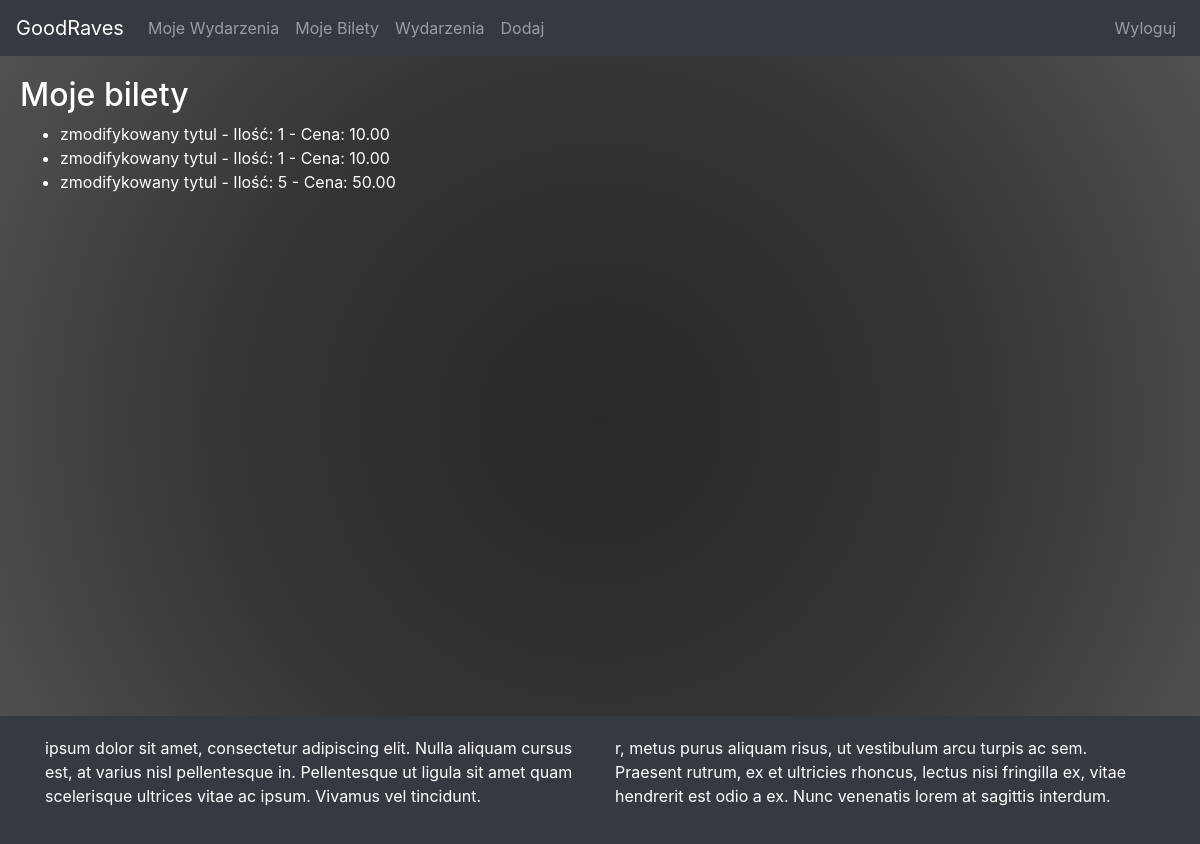
Before: /user_tickets/ (signed in) with the older database file.
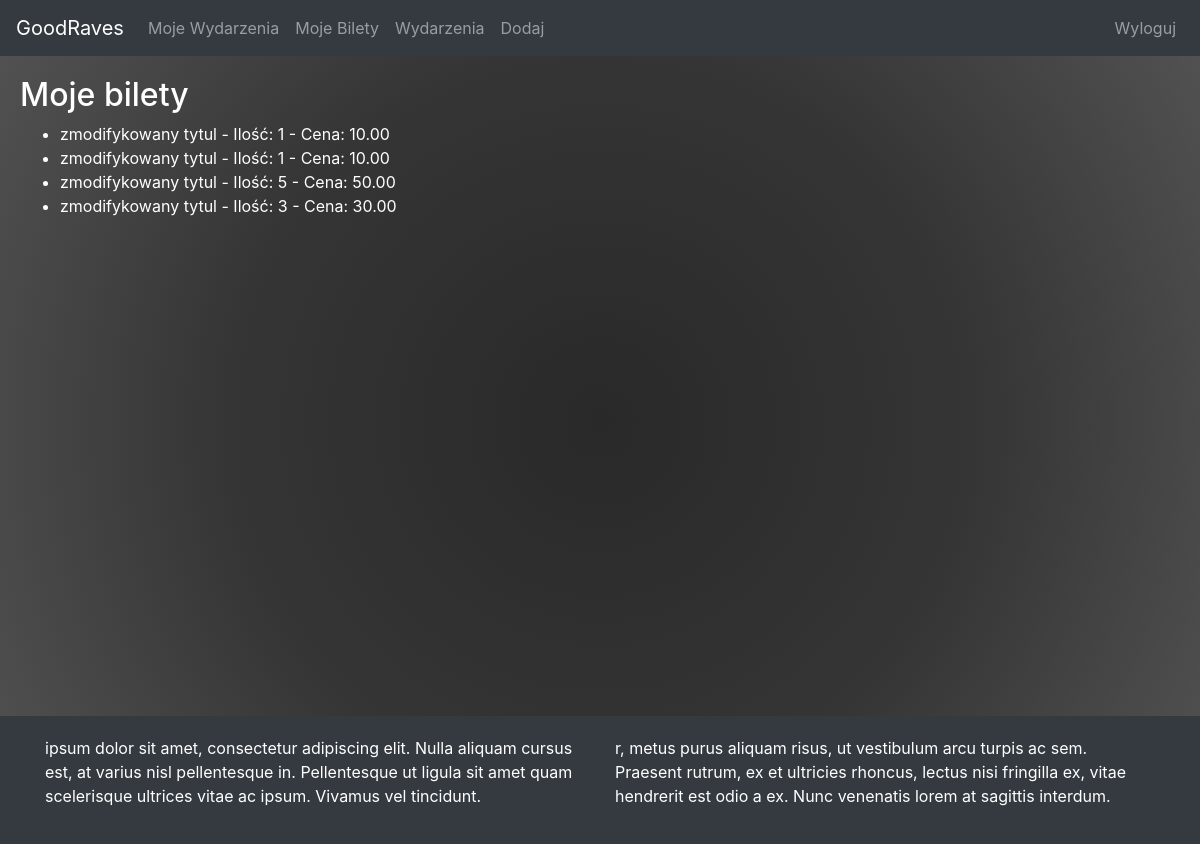
After: the same page with the newer database file.
### cms/models.py (models this page shows, shortened)
class Ticket(models.Model):
    user = models.ForeignKey(User, on_delete=models.CASCADE)
    event = models.ForeignKey(Event, on_delete=models.CASCADE)
    quantity = models.PositiveIntegerField(default=0)
    price = models.DecimalField(max_digits=10, decimal_places=2, default=0.0)

class Event(models.Model):
    title = models.CharField(max_length=200)
    content = models.TextField()
    author = models.ForeignKey(User, on_delete=models.CASCADE)
    date_added = models.DateTimeField(auto_now=True)
    ticket_quantity = models.PositiveIntegerField(default=0)
    ticket_price = models.DecimalField(max_digits=10, decimal_places=2, default=0.0)
    data_wydarzenia = models.DateField(default=datetime.date.today)

### cms/views.py (the view)
# urls.py: path('user_tickets/', views.user_tickets, name='user_tickets'),
@login_required
def user_tickets(request):
    tickets = Ticket.objects.filter(user=request.user)
    return render(request, 'events/user_tickets.html', {'tickets': tickets})

### cms/templates/events/user_tickets.html (shortened to what this page needs)
{% extends 'events/base.html' %}
{% block content %}
    <h2>Moje bilety</h2>
    {% if tickets %}
        <ul>
            {% for ticket in tickets %}
                <li>{{ ticket.event.title }} - Ilość: {{ ticket.quantity }} - Cena: {{ ticket.price }}</li>
            {% endfor %}
        </ul>
    {% else %}
        <p>Brak zakupionych biletów.</p>
    {% endif %}
{% endblock %}

### cms/templates/events/base.html (shortened to what this page needs)
<!DOCTYPE html>
<html>
<head>
    <link rel="stylesheet" href="https://maxcdn.bootstrapcdn.com/bootstrap/4.5.2/css/bootstrap.min.css">
</head>
<body>
    <nav class="navbar navbar-expand-lg navbar-dark bg-dark">
        <a class="navbar-brand" href="#">GoodRaves</a>
        <div class="collapse navbar-collapse" id="navbarNav">
            <ul class="navbar-nav mr-auto">
                {% if user.is_authenticated %}
                    <li class="nav-item">
                        <a class="nav-link" href="{% url 'cms:user_events' %}">Moje Wydarzenia</a>
                    </li>
                    <li class="nav-item">
                        <a class="nav-link" href="{% url 'cms:user_tickets' %}">Moje Bilety</a>
                    </li>
                {% endif %}
                <li class="nav-item">
                    <a class="nav-link" href="{% url 'cms:index' %}">Wydarzenia</a>
                </li>
                <li class="nav-item">
                    <a class="nav-link" href="{% url 'cms:add_event' %}">Dodaj</a>
                </li>
            </ul>
            <ul class="navbar-nav">
                {% if user.is_authenticated %}
                    <li class="nav-item">
                        <a class="nav-link" href="{% url 'users:logout' %}">Wyloguj</a>
                    </li>
                {% endif %}
            </ul>
        </div>
    </nav>
    <div id="content">
        {% block content %}{% endblock %}
    </div>
    <div id="footer">
        <div class="container">
            <div class="row">
                <div class="col">
                    <p>ipsum dolor sit amet, consectetur adipiscing elit. Nulla aliquam cursus est, at varius nisl pellentesque in. Pellentesque ut ligula sit amet quam scelerisque ultrices vitae ac ipsum. Vivamus vel tincidunt.</p>
                </div>
                <div class="col">
                    <p>r, metus purus aliquam risus, ut vestibulum arcu turpis ac sem. Praesent rutrum, ex et ultricies rhoncus, lectus nisi fringilla ex, vitae hendrerit est odio a ex. Nunc venenatis lorem at sagittis interdum.</p>
                </div>
            </div>
        </div>
    </div>
</body>
</html>

### cms/templates/events/base.html (style rules this page uses)
body { background: rgb(41,41,41); background: radial-gradient(circle, rgba(41,41,41,1) 0%, rgba(53,53,53,1) 51%, rgba(84,84,84,1) 100%); color: #fff;  }
#content { padding: 20px; min-height: calc(100vh - 140px); }
#footer { background-color: #343a40; color: #fff; padding: 20px; bottom: 0; width: 100%; }

Changed rows visible on the page:
added Ticket: event "zmodifykowany tytul", quantity "3", price "30.00"
